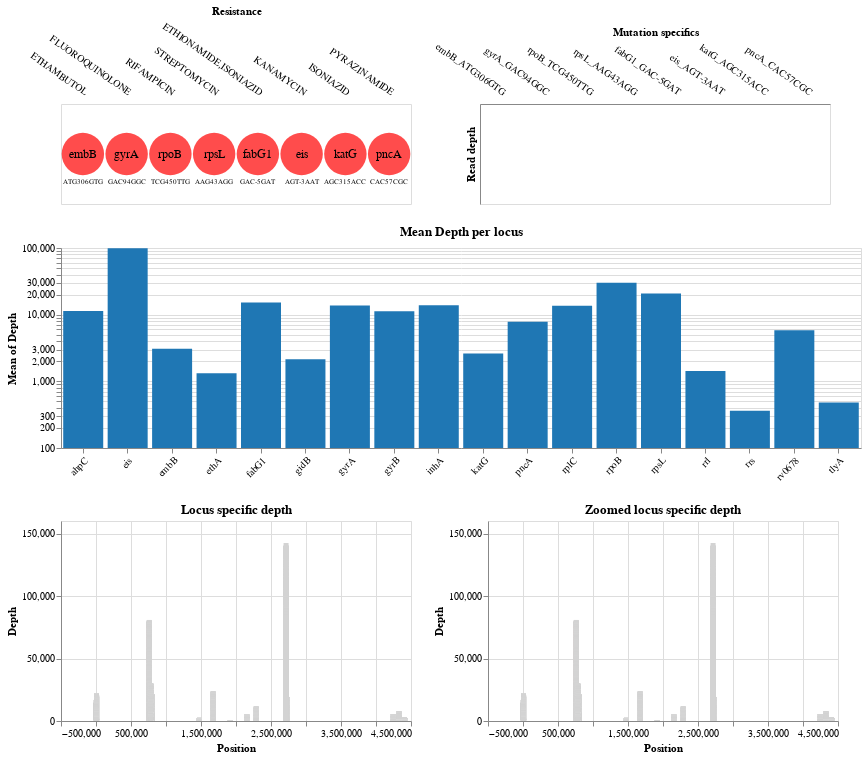

The notebook cell saved with this chart:
### Code cell
import altair as alt
import pandas as pd
import warnings
warnings.simplefilter(action='ignore', category=FutureWarning)
alt.data_transformers.disable_max_rows()

abresprofile = "/homes/adrian/mdr_mtb-master/results/ABres/10_S4/ABres_10_S4.csv"
depthprofile = "/homes/adrian/mdr_mtb-master/results/ABres/10_S4/DepthProfile_10_S4.csv"

df = pd.read_csv(depthprofile, header = 0, sep = ',')
df["Gene"]=df["Gene"].str.split('_').str[0]

df2 = pd.read_csv(abresprofile, header = 0, sep = '\t')
df2["Mut_gene"]=df2["Mut_gene"].str.split('_').str[0]
lsmut = []
lslocmut = []
for i in range(df2.shape[0]):
    lsmut.append(df2.loc[i]["Ref_Codon"]+str(df2.loc[i]["Codon_num"])+df2.loc[i]["Alt_Codon"])
    lslocmut.append(df2.loc[i]["Mut_gene"]+"_"+df2.loc[i]["Ref_Codon"]+str(df2.loc[i]["Codon_num"])+df2.loc[i]["Alt_Codon"])
df2["Mutation"]=lsmut
df2["LocMutation"]=lslocmut

selector = alt.selection_single(empty="all", fields=["Gene"])
intervall_selector = alt.selection_interval(empty="all", encodings=['x'])

base = alt.Chart(df).transform_calculate(
    color = 'datum.Antibiotic !== "-" ? "red" : "lightgrey"',
)

base_selector = base.add_selection(selector)

barchart = base_selector.mark_bar().encode(
    x=alt.X("Gene:O", title = None,axis=alt.Axis(labelAngle=-45)),
    y=alt.Y("mean(Depth)",scale=alt.Scale(type="log")),
    color = alt.condition(selector, alt.value("#1f77b4"), alt.value("lightgrey")),
    tooltip = alt.Tooltip(["mean(Depth)"],format='.2f')
).properties(title="Mean Depth per locus",width = 800, height = 200)

poschart = base_selector.mark_bar().encode(
    x="Position",
    y="Depth",
    color = alt.Color("color:N", scale = None),
).transform_filter(selector).add_selection(intervall_selector).properties(title="Locus specific depth",width = 350, height = 200)

zoom_chart = base.mark_bar().encode(
    x="Position",
    y="Depth",
    color = alt.Color("color:N", scale = None),
    tooltip=["Mutation:N", "Antibiotic:N"]
).transform_filter(intervall_selector).properties(title="Zoomed locus specific depth",width = 350, height = 200)

base2 = alt.Chart(df2).encode(
    x=alt.X("Resistance",sort=["Resistance"],axis=alt.Axis(orient="top",labelAngle=35,labelFontSize=10,tickWidth=0,domain=False)),
).properties(width=350,height=100)

res = (base2.mark_circle(size=1800,color="red") +
       base2.mark_text(size=12).encode(text="Mut_gene") +
       base2.mark_text(dy=28,size=7).encode(text="Mutation"))

qual = alt.Chart(df2).mark_bar(color="#1f77b4").encode(
    x=alt.X("LocMutation",sort=["Resistance"],axis=alt.Axis(orient="top",labelAngle=35,title="Mutation specifics",tickWidth=0)),
    y=alt.Y("Read_depth",scale=alt.Scale(type="log"),axis=alt.Axis(title= "Read depth")),
    tooltip = ["Var_Qual","Read_depth"]
).properties(width=350,height=100)


plot = (res | qual) & barchart & (poschart | zoom_chart)
plot

### Figure 1 — Vega-Lite specification as saved in the notebook (floating-point values rounded to 4 significant figures; data arrays with more than 128 entries replaced by an {"elided": "..."} marker saying what was removed)
{"config": {"view": {"continuousWidth": 400, "continuousHeight": 300}}, "vconcat": [{"hconcat": [{"layer": [{"mark": {"type": "circle", "color": "red", "size": 1800}, "encoding": {"x": {"axis": {"domain": false, "labelAngle": 35, "labelFontSize": 10, "orient": "top", "tickWidth": 0}, "field": "Resistance", "sort": ["Resistance"], "type": "nominal"}}, "height": 100, "width": 350}, {"mark": {"type": "text", "size": 12}, "encoding": {"text": {"field": "Mut_gene", "type": "nominal"}, "x": {"axis": {"domain": false, "labelAngle": 35, "labelFontSize": 10, "orient": "top", "tickWidth": 0}, "field": "Resistance", "sort": ["Resistance"], "type": "nominal"}}, "height": 100, "width": 350}, {"mark": {"type": "text", "dy": 28, "size": 7}, "encoding": {"text": {"field": "Mutation", "type": "nominal"}, "x": {"axis": {"domain": false, "labelAngle": 35, "labelFontSize": 10, "orient": "top", "tickWidth": 0}, "field": "Resistance", "sort": ["Resistance"], "type": "nominal"}}, "height": 100, "width": 350}]}, {"mark": {"type": "bar", "color": "#1f77b4"}, "encoding": {"tooltip": [{"field": "Var_Qual", "type": "quantitative"}, {"field": "Read_depth", "type": "quantitative"}], "x": {"axis": {"labelAngle": 35, "orient": "top", "tickWidth": 0, "title": "Mutation specifics"}, "field": "LocMutation", "sort": ["Resistance"], "type": "nominal"}, "y": {"axis": {"title": "Read depth"}, "field": "Read_depth", "scale": {"type": "log"}, "type": "quantitative"}}, "height": 100, "width": 350}], "data": {"name": "data-132804c5d40a688e06129182bab1c8b8"}}, {"data": {"name": "data-5516b49c30e8786de2cb6a33cafe0ee6"}, "mark": "bar", "encoding": {"color": {"condition": {"value": "#1f77b4", "selection": "selector055"}, "value": "lightgrey"}, "tooltip": [{"aggregate": "mean", "field": "Depth", "format": ".2f", "type": "quantitative"}], "x": {"axis": {"labelAngle": -45}, "field": "Gene", "title": null, "type": "ordinal"}, "y": {"aggregate": "mean", "field": "Depth", "scale": {"type": "log"}, "type": "quantitative"}}, "height": 200, "selection": {"selector055": {"type": "single", "empty": "all", "fields": ["Gene"]}}, "title": "Mean Depth per locus", "transform": [{"calculate": "datum.Antibiotic !== \"-\" ? \"red\" : \"lightgrey\"", "as": "color"}], "width": 800}, {"hconcat": [{"mark": "bar", "encoding": {"color": {"field": "color", "scale": null, "type": "nominal"}, "x": {"field": "Position", "type": "quantitative"}, "y": {"field": "Depth", "type": "quantitative"}}, "height": 200, "selection": {"selector055": {"type": "single", "empty": "all", "fields": ["Gene"]}, "selector056": {"type": "interval", "empty": "all", "encodings": ["x"]}}, "title": "Locus specific depth", "transform": [{"calculate": "datum.Antibiotic !== \"-\" ? \"red\" : \"lightgrey\"", "as": "color"}, {"filter": {"selection": "selector055"}}], "width": 350}, {"mark": "bar", "encoding": {"color": {"field": "color", "scale": null, "type": "nominal"}, "tooltip": [{"field": "Mutation", "type": "nominal"}, {"field": "Antibiotic", "type": "nominal"}], "x": {"field": "Position", "type": "quantitative"}, "y": {"field": "Depth", "type": "quantitative"}}, "height": 200, "title": "Zoomed locus specific depth", "transform": [{"calculate": "datum.Antibiotic !== \"-\" ? \"red\" : \"lightgrey\"", "as": "color"}, {"filter": {"selection": "selector056"}}], "width": 350}], "data": {"name": "data-5516b49c30e8786de2cb6a33cafe0ee6"}}], "$schema": "https://vega.github.io/schema/vega-lite/v4.17.0.json", "datasets": {"data-132804c5d40a688e06129182bab1c8b8": [{"Mut_status": "res_mut", "Mut_gene": "embB", "Genome_pos": 4247429, "Gene_pos": 916, "Codon_num": 306, "Codon_pos": 1, "Ref_Codon": "ATG", "Ref_aas": "M", "Alt_Codon": "GTG", "Alt_aas": "V", "Var_type": "['snp']", "Read_depth": 1970, "Alt_num": 1965, "Var_Qual": 53526, "Resistance": "ETHAMBUTOL", "PMID": "23995136;24055765;22461677;19209951,23995137;23995136;22461677;23166667;19209951,19209951,23995137;23995136;24055765;22461677;23166667;19209951", "Mutation": "ATG306GTG", "LocMutation": "embB_ATG306GTG"}, {"Mut_status": "res_mut", "Mut_gene": "gyrA", "Genome_pos": 7582, "Gene_pos": 281, "Codon_num": 94, "Codon_pos": 2, "Ref_Codon": "GAC", "Ref_aas": "D", "Alt_Codon": "GGC", "Alt_aas": "G", "Var_type": "['snp']", "Read_depth": 20565, "Alt_num": 20195, "Var_Qual": 631332, "Resistance": "FLUOROQUINOLONE", "PMID": "23561273;23995137;23288402;23906937;23705640;22461677;22279180;23166667;19209951,23561273;23288402;23705640;22461677;22279180;23166667;19209951,23561273;24055765;23288402;23906937;23705640;22461677;22279180;23166667;19209951,24055765;23705640;22279180;19209951,23288402;23705640;22461677;22279180;23166667;19209951,23561273;24055765;23288402;23906937;23705640;22461677;22279180;23166667;19209951", "Mutation": "GAC94GGC", "LocMutation": "gyrA_GAC94GGC"}, {"Mut_status": "res_mut", "Mut_gene": "rpoB", "Genome_pos": 761155, "Gene_pos": 1349, "Codon_num": 450, "Codon_pos": 2, "Ref_Codon": "TCG", "Ref_aas": "S", "Alt_Codon": "TTG", "Alt_aas": "L", "Var_type": "['snp']", "Read_depth": 75638, "Alt_num": 75248, "Var_Qual": 2458290, "Resistance": "RIFAMPICIN", "PMID": "24731071,23561273;23995137;24055765;Shi_et_al._2013;Wang_et_al._2013;22461677;19864480;Jin_et_al._2012;19209951,22461677;19864480;19209951,24731071,24731071", "Mutation": "TCG450TTG", "LocMutation": "rpoB_TCG450TTG"}, {"Mut_status": "res_mut", "Mut_gene": "rpsL", "Genome_pos": 781687, "Gene_pos": 128, "Codon_num": 43, "Codon_pos": 2, "Ref_Codon": "AAG", "Ref_aas": "K", "Alt_Codon": "AGG", "Alt_aas": "R", "Var_type": "['snp']", "Read_depth": 26105, "Alt_num": 26065, "Var_Qual": 836366, "Resistance": "STREPTOMYCIN", "PMID": "19209951,23561273;23906937;19209951", "Mutation": "AAG43AGG", "LocMutation": "rpsL_AAG43AGG"}, {"Mut_status": "res_mut", "Mut_gene": "fabG1", "Genome_pos": 1673425, "Gene_pos": -15, "Codon_num": -5, "Codon_pos": 3, "Ref_Codon": "GAC", "Ref_aas": "D", "Alt_Codon": "GAT", "Alt_aas": "D", "Var_type": "['snp']", "Read_depth": 20186, "Alt_num": 20118, "Var_Qual": 637225, "Resistance": "ETHIONAMIDE,ISONIAZID", "PMID": "10944230;19209951;23561273;19486070;Wang_et_al._2013;10884617;22461677;Jin_et_al._2012", "Mutation": "GAC-5GAT", "LocMutation": "fabG1_GAC-5GAT"}, {"Mut_status": "res_mut", "Mut_gene": "eis", "Genome_pos": 2715342, "Gene_pos": -10, "Codon_num": -3, "Codon_pos": 2, "Ref_Codon": "AGT", "Ref_aas": "S", "Alt_Codon": "AAT", "Alt_aas": "N", "Var_type": "['snp']", "Read_depth": 118754, "Alt_num": 118361, "Var_Qual": 3789720, "Resistance": "KANAMYCIN", "PMID": "23995137;23288402;23705640;22461677;22479378,22479378", "Mutation": "AGT-3AAT", "LocMutation": "eis_AGT-3AAT"}, {"Mut_status": "res_mut", "Mut_gene": "katG", "Genome_pos": 2155168, "Gene_pos": 944, "Codon_num": 315, "Codon_pos": 2, "Ref_Codon": "AGC", "Ref_aas": "S", "Alt_Codon": "ACC", "Alt_aas": "T", "Var_type": "['snp']", "Read_depth": 668, "Alt_num": 665, "Var_Qual": 17926, "Resistance": "ISONIAZID", "PMID": "Wang_et_al._2013;10884617;22461677;19209951,19209951,23561273;19486070;22461677;19209951,23561273;19486070;23995137;24055765;Wang_et_al._2013;10884617;22461677;Jin_et_al._2012;19209951;24731071,23561273;19209951,24731071", "Mutation": "AGC315ACC", "LocMutation": "katG_AGC315ACC"}, {"Mut_status": "res_mut", "Mut_gene": "pncA", "Genome_pos": 2289072, "Gene_pos": 170, "Codon_num": 57, "Codon_pos": 2, "Ref_Codon": "CAC", "Ref_aas": "H", "Alt_Codon": "CGC", "Alt_aas": "R", "Var_type": "['snp']", "Read_depth": 10098, "Alt_num": 10080, "Var_Qual": 328008, "Resistance": "PYRAZINAMIDE", "PMID": "19209951,22825123,19209951,24131688;19209951,22825123,19209951", "Mutation": "CAC57CGC", "LocMutation": "pncA_CAC57CGC"}], "data-5516b49c30e8786de2cb6a33cafe0ee6": {"elided": "12989 records"}}}
